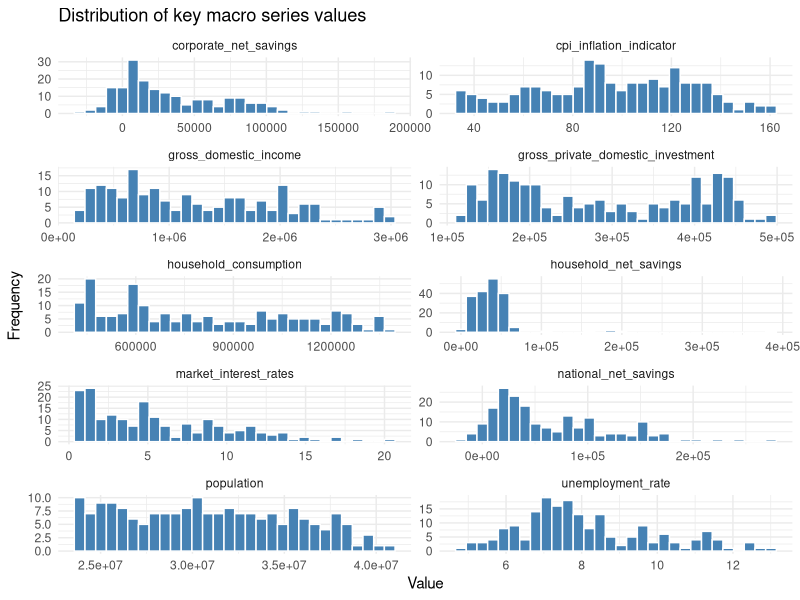
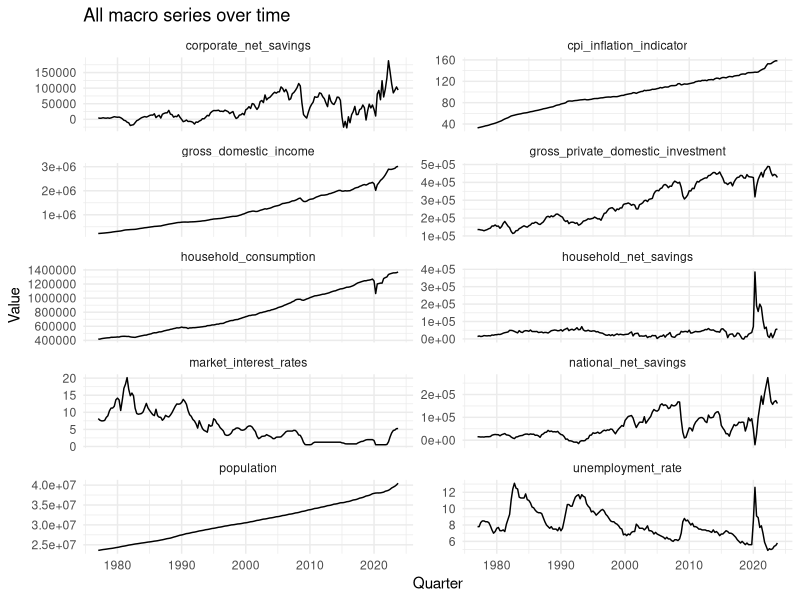
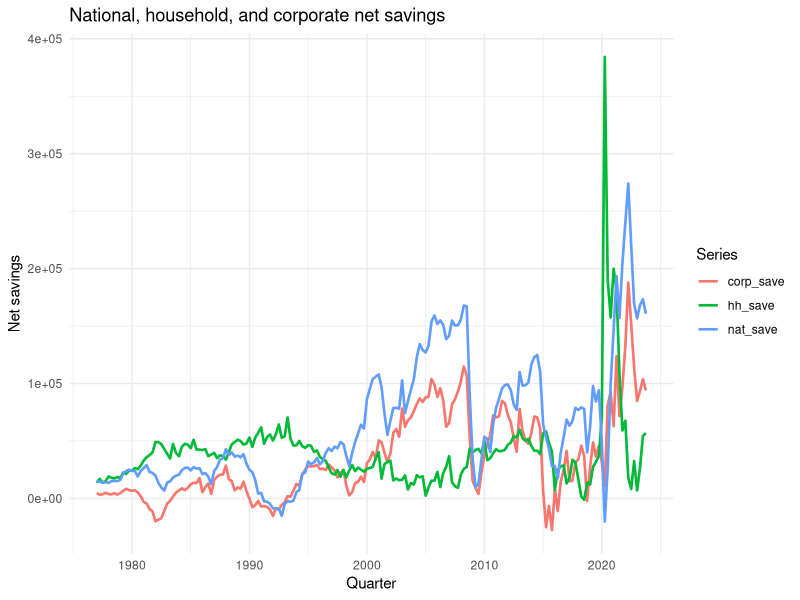
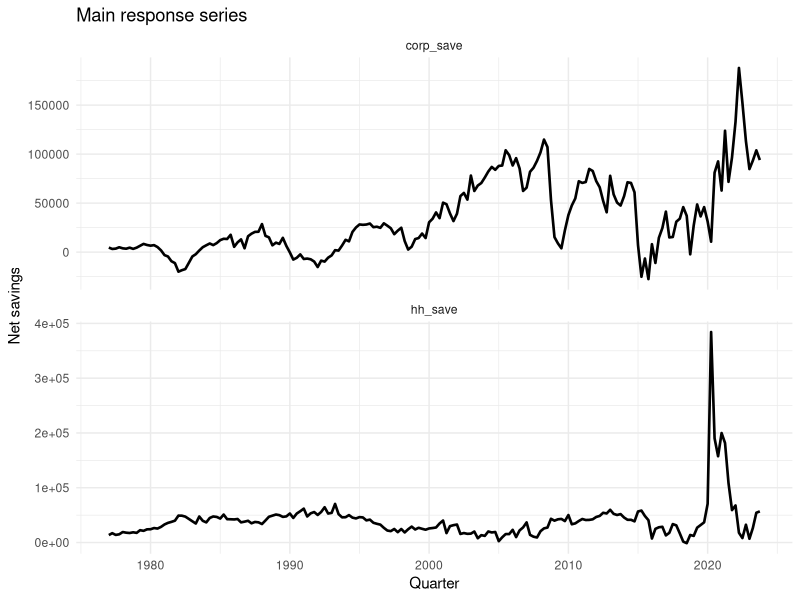
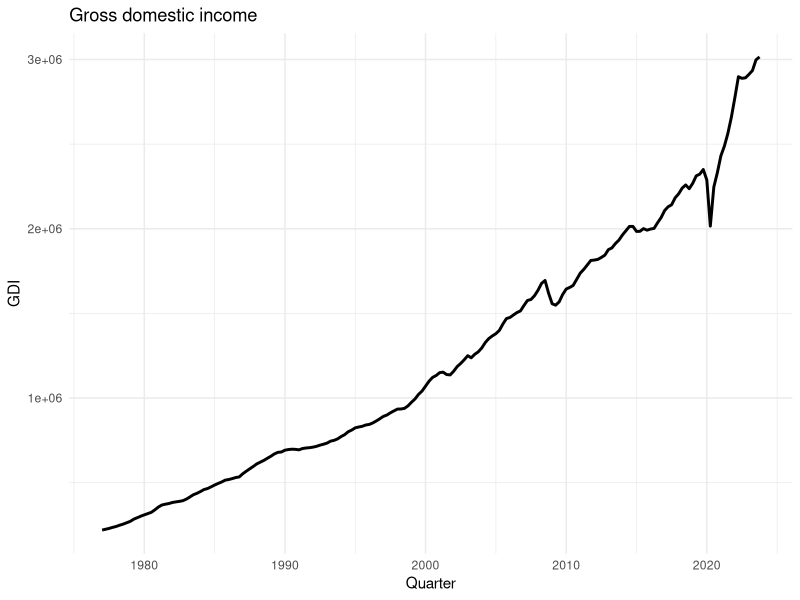
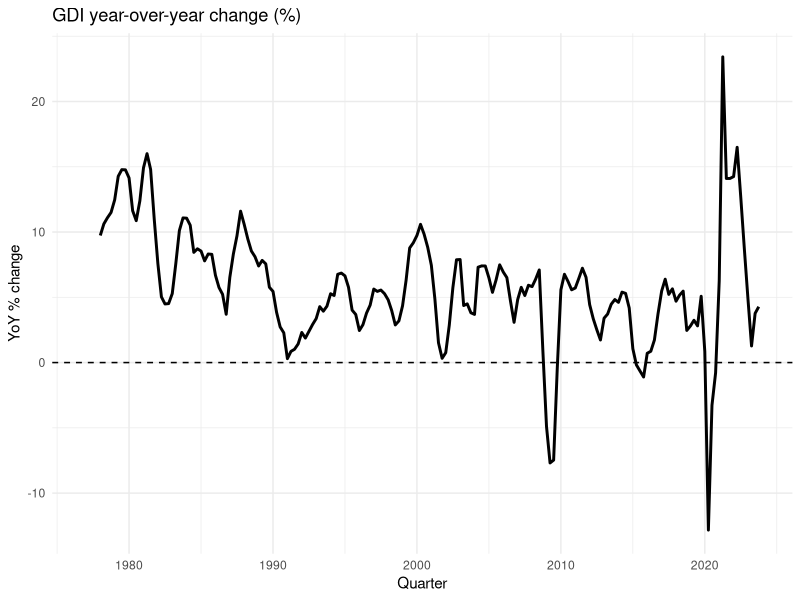
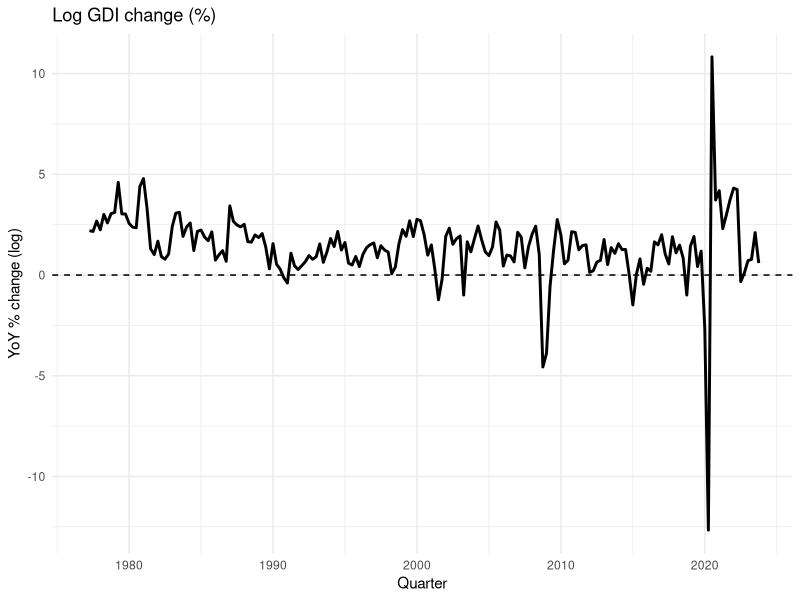
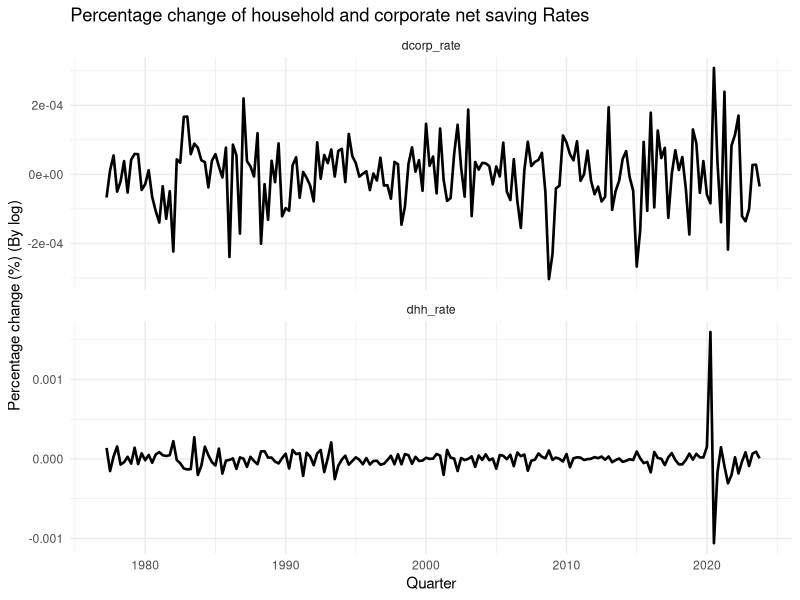

Write R code to recreate these figures, in order.
## ---- chunk 1
knitr::opts_chunk$set(echo = TRUE, warning = FALSE, message = FALSE)
library(tidyverse)
library(lubridate)
library(forecast)
library(knitr)
library(tseries)
## ---- chunk 2
macro_df <- read_csv("../data/macro_panel_wide_raw.csv", show_col_types = FALSE) |>
  mutate(quarterly_date = as.Date(quarterly_date)) |>
  arrange(quarterly_date)

glimpse(macro_df)
summary(macro_df)
## ---- chunk 3
na_summary <- macro_df |>
  summarise(across(-quarterly_date, ~ sum(is.na(.)))) |>
  pivot_longer(
    cols = everything(),
    names_to = "series",
    values_to = "n_missing"
  ) |>
  arrange(desc(n_missing))

na_summary

# Remove the NA values at the end
macro_df <- macro_df |>
  filter(quarterly_date <= as.Date("2023-12-31"))
## ---- chunk 4
key_vars <- macro_df |>
  select(-quarterly_date) |>
  pivot_longer(
    cols = everything(),
    names_to = "series",
    values_to = "value"
  )

ggplot(key_vars, aes(x = value)) +
  geom_histogram(bins = 30, fill = "steelblue", color = "white") +
  facet_wrap(~ series, scales = "free", ncol = 2)+ 
  theme_minimal() +
  ggtitle("Distribution of key macro series values") +
  xlab("Value") +
  ylab("Frequency")
## ---- chunk 5
macro_long <- macro_df |>
  pivot_longer(
    cols = -quarterly_date,
    names_to = "series",
    values_to = "value"
  )

ggplot(macro_long, aes(x = quarterly_date, y = value)) +
  geom_line() +
  facet_wrap(~ series, scales = "free_y", ncol = 2) +
  theme_minimal() +
  labs(
    title = "All macro series over time",
    x = "Quarter",
    y = "Value"
  )
## ---- chunk 6
eda_df <- macro_df |>
  select(
    quarterly_date,
    national_net_savings,
    household_net_savings,
    corporate_net_savings,
    gross_domestic_income,
    household_consumption,
    unemployment_rate,
    cpi_inflation_indicator,
    market_interest_rates
  ) |>
  rename(
    date = quarterly_date,
    nat_save = national_net_savings,
    hh_save = household_net_savings,
    corp_save = corporate_net_savings,
    gdi = gross_domestic_income,
    cons = household_consumption,
    unemp = unemployment_rate,
    cpi = cpi_inflation_indicator,
    rate = market_interest_rates
  ) |>
  mutate(
    hh_rate = (hh_save / gdi) / 10000, 
    nat_rate = (nat_save / gdi) / 10000,
    corp_rate = (corp_save / gdi) / 10000
  ) |>
  arrange(date)

glimpse(eda_df)
summary(eda_df)

## ---- chunk 7
saveRDS(eda_df, file = "../data/eda_df_nodiff.rds")
## ---- chunk 8
savings_long <- eda_df |>
  select(date, nat_save, hh_save, corp_save) |>
  pivot_longer(
    cols = -date,
    names_to = "series",
    values_to = "value"
  )

options(repr.plot.width = 10, repr.plot.height = 5)

ggplot(savings_long, aes(x = date, y = value, color = series)) +
  geom_line(linewidth = 0.9) +
  theme_minimal() +
  labs(
    title = "National, household, and corporate net savings",
    x = "Quarter",
    y = "Net savings",
    color = "Series"
  )
## ---- chunk 9
main_response_long <- eda_df |>
  select(date, hh_save, corp_save) |>
  pivot_longer(
    cols = -date,
    names_to = "series",
    values_to = "value"
  )

ggplot(main_response_long, aes(x = date, y = value)) +
  geom_line(linewidth = 0.9) +
  facet_wrap(~ series, scales = "free_y", ncol = 1) +
  theme_minimal() +
  labs(
    title = "Main response series",
    x = "Quarter",
    y = "Net savings"
  )
## ---- chunk 10
eda_df <- eda_df |>
  mutate(
    gdi_qoq = 100 * (gdi / lag(gdi) - 1),
    gdi_yoy = 100 * (gdi / lag(gdi, 4) - 1),
    ldgdi = log(gdi) - log(lag(gdi))
  )

summary(select(eda_df, gdi, gdi_qoq, gdi_yoy, ldgdi))
## ---- chunk 11
p1 <- ggplot(eda_df, aes(x = date, y = gdi)) +
  geom_line(linewidth = 1) +
  theme_minimal() +
  labs(
    title = "Gross domestic income",
    x = "Quarter",
    y = "GDI"
  )

p2 <- ggplot(eda_df, aes(x = date, y = gdi_yoy)) +
  geom_line(linewidth = 1) +
  geom_hline(yintercept = 0, linetype = "dashed") +
  theme_minimal() +
  labs(
    title = "GDI year-over-year change (%)",
    x = "Quarter",
    y = "YoY % change"
  )

p3 <- ggplot(eda_df, aes(x = date, y = ldgdi*100)) +
  geom_line(linewidth = 1) +
  geom_hline(yintercept = 0, linetype = "dashed") +
  theme_minimal() +
  labs(
    title = "Log GDI change (%)",
    x = "Quarter",
    y = "YoY % change (log)"
  )

p1
p2
p3
## ---- chunk 12

eda_df <- eda_df |>
  mutate(
    dhh_rate = hh_rate - lag(hh_rate),
    dcorp_rate = corp_rate - lag(corp_rate),
    dnat_rate = nat_rate - lag(nat_rate),
    unemp_diff = unemp - lag(unemp),
    rate_diff = rate - lag(rate),
    ldcons = log1p(cons) - log1p(lag(cons)),
    ldcpi = log1p(cpi) - log1p(lag(cpi))
  )

summary(select(
  eda_df,
  dhh_rate,
  dcorp_rate,
  dnat_rate,
  unemp_diff,
  rate_diff,
  ldcons,
  ldcpi
))
## ---- chunk 13
transformed_long <- eda_df |>
  select(date, dhh_rate, dcorp_rate) |>
  pivot_longer(
    cols = -date,
    names_to = "series",
    values_to = "value"
  )

ggplot(transformed_long, aes(x = date, y = value*100)) +
  geom_line(linewidth = 0.9) +
  facet_wrap(~ series, scales = "free_y", ncol = 1) +
  theme_minimal() +
  labs(
    title = "Percentage change of household and corporate net saving Rates",
    x = "Quarter",
    y = "Percentage change (%) (By log)"
  )
## ---- chunk 14
hh_ts <- ts(
  eda_df$hh_rate,
  start = c(year(min(eda_df$date)), quarter(min(eda_df$date))),
  frequency = 4
)

dhh_ts <- diff(hh_ts)

par(mfrow = c(2, 2))
plot(hh_ts, main = "Household net savings")
plot(dhh_ts, main = "First difference: household net savings")
acf(na.omit(dhh_ts), lag.max = 20, main = "ACF: diff household savings")
pacf(na.omit(dhh_ts), lag.max = 20, main = "PACF: diff household savings")
par(mfrow = c(1, 1))

adf.test(na.omit(dhh_ts))
## ---- chunk 15
corp_ts <- ts(
  eda_df$corp_rate,
  start = c(year(min(eda_df$date)), quarter(min(eda_df$date))),
  frequency = 4
)

dcorp_ts <- diff(corp_ts)

par(mfrow = c(2, 2))
plot(corp_ts, main = "Corporate net savings")
plot(dcorp_ts, main = "First difference: corporate net savings")
acf(na.omit(dcorp_ts), lag.max = 20, main = "ACF: diff corporate savings")
pacf(na.omit(dcorp_ts), lag.max = 20, main = "PACF: diff corporate savings")
par(mfrow = c(1, 1))

adf.test(na.omit(dcorp_ts))
## ---- chunk 16
nat_ts <- ts(
  eda_df$nat_rate,
  start = c(year(min(eda_df$date)), quarter(min(eda_df$date))),
  frequency = 4
)

dnat_ts <- diff(nat_ts)

par(mfrow = c(2, 2))
plot(nat_ts, main = "National net savings")
plot(dnat_ts, main = "First difference: national net savings")
acf(na.omit(dnat_ts), lag.max = 20, main = "ACF: diff national savings")
pacf(na.omit(dnat_ts), lag.max = 20, main = "PACF: diff national savings")
par(mfrow = c(1, 1))

adf.test(na.omit(dnat_ts))
## ---- chunk 17
par(mfrow = c(2, 3))

ccf(na.omit(eda_df$ldgdi), na.omit(eda_df$dhh_rate),
    main = "log GDI YoY vs household savings")
ccf(na.omit(eda_df$ldgdi), na.omit(eda_df$dcorp_rate),
    main = "log GDI YoY vs corporate savings")

ccf(na.omit(eda_df$unemp_diff), na.omit(eda_df$dhh_rate),
    main = "Unemployment vs household savings")
ccf(na.omit(eda_df$unemp_diff), na.omit(eda_df$dcorp_rate),
    main = "Unemployment vs corporate savings")

ccf(na.omit(eda_df$ldcons), na.omit(eda_df$dhh_rate),
    main = "Consumption vs household savings")
ccf(na.omit(eda_df$ldcons), na.omit(eda_df$dcorp_rate),
    main = "Consumption vs corporate savings")

par(mfrow = c(1, 1))
## ---- chunk 18
pairs(
  eda_df |>
    select(hh_rate, corp_rate, gdi, cons, unemp, cpi, rate) |>
    na.omit(),
  main = "Scatterplot matrix for key variables"
)
